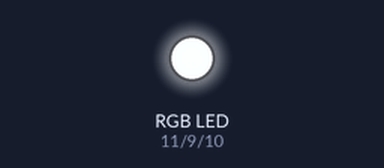
The sketch below on a simulated Arduino Uno, built with avr-gcc and run on an emulated ATmega328P. On the bench: an RGB LED mixed from three pins (HIGH = lit). Random numbers use the default seed unless the sketch sets one.

Above: at 0.05 s.
At 1.0 s:
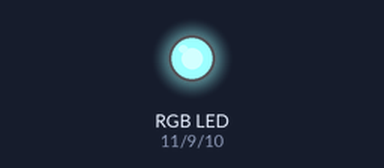
At 1.95 s:
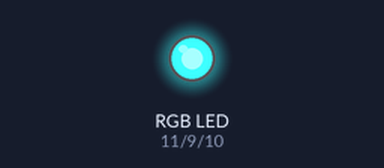
At 3.85 s:
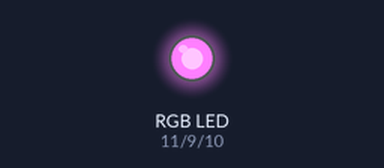
At 5.75 s:
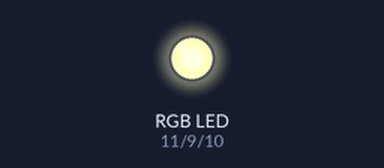
At 7.65 s:
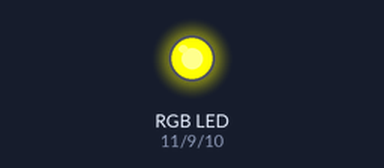
Timing chart, 0 to 10.0 s (numbered marks = the images above):
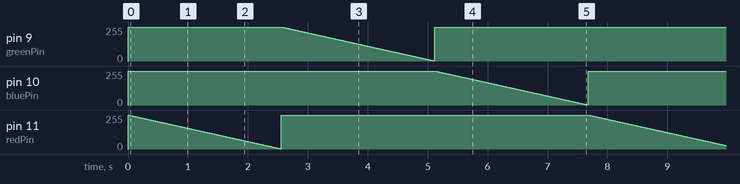

Measured:
- by itself, pin 10 (bluePin): ramps from 255/255 to 1/255 and jumps back, once every 7.7 s

The sketch:

led_rgb_4.ino.ino
```cpp
//Program by Samuel. Enjoy!

//If you are using a common anode RGB led, remove the slashes at the next line (the comment)
#define COMMON_ANODE

//Defining pinouts
int redPin = 11; //The pin that red is connected through
int bluePin = 10; //The pin that blue is connected through
int greenPin = 9; //The pin that green is connected through
int red, green, blue;

void setup() {

  //Setting these pins as outputs
  pinMode(redPin, OUTPUT); //Setting red as output
  pinMode(greenPin, OUTPUT); //Setting green as output
  pinMode(bluePin, OUTPUT); //Setting blue as output

}

void loop() {

  red = random(0,255);
  green = random(0,255);
  blue = random(0,255);
  for (int red = 0; red < 255; red++){
      setColor(red, 0, 0); //Red color
      delay(10);
    }
  for (int green = 0; green < 255; green++){
      setColor(0, green, 0);
      delay(10);
    }
  for (int blue = 0; blue < 255; blue++){
      setColor(0, 0, blue); //Red color
      delay(10);
    }

}

void setColor(int redValue, int greenValue, int blueValue) { //Defining function setColor, taking three arguments

#ifdef COMMON_ANODE //Checking if this is defined
  redValue = 255 - redValue;
  greenValue = 255 - greenValue;
  blueValue = 255 - blueValue;
#endif //Ending check

  analogWrite(redPin, redValue); //Setting value red
  analogWrite(greenPin, greenValue); //Setting value green
  analogWrite(bluePin, blueValue); //Setting value blue

}
```
